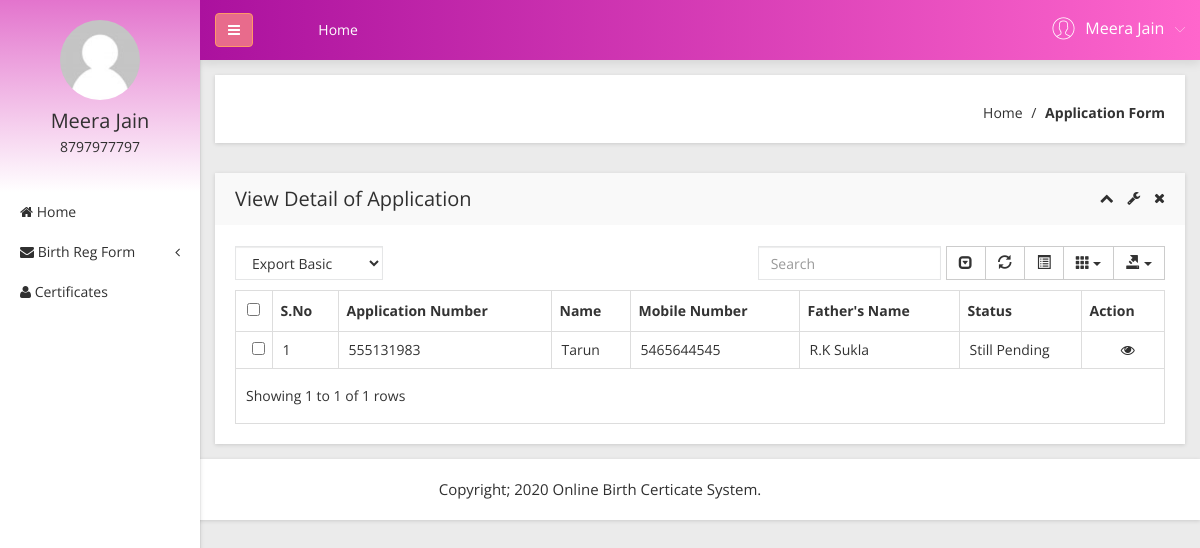
Screenshot of /obcs/user/view-birthregform.php (signed in) with the database file from the repository.
### tables this page shows
CREATE TABLE `tbluser` (
  `ID` int(10) NOT NULL,
  `FirstName` varchar(200) DEFAULT NULL,
  `LastName` varchar(200) DEFAULT NULL,
  `MobileNumber` bigint(10) DEFAULT NULL,
  `Address` mediumtext DEFAULT NULL,
  `Password` varchar(200) NOT NULL,
  `RegDate` timestamp NULL DEFAULT current_timestamp()
);

CREATE TABLE `tblapplication` (
  `ID` int(10) NOT NULL,
  `UserID` int(5) NOT NULL,
  `ApplicationID` varchar(200) DEFAULT NULL,
  `DateofBirth` varchar(200) DEFAULT NULL,
  `Gender` varchar(50) DEFAULT NULL,
  `FullName` varchar(200) DEFAULT NULL,
  `PlaceofBirth` varchar(200) DEFAULT NULL,
  `NameofFather` varchar(200) DEFAULT NULL,
  `PermanentAdd` mediumtext DEFAULT NULL,
  `PostalAdd` mediumtext DEFAULT NULL,
  `MobileNumber` bigint(10) DEFAULT NULL,
  `Email` varchar(200) DEFAULT NULL,
  `Dateofapply` timestamp NULL DEFAULT current_timestamp(),
  `Remark` varchar(200) DEFAULT NULL,
  `Status` varchar(50) DEFAULT NULL,
  `UpdationDate` timestamp NULL DEFAULT NULL ON UPDATE current_timestamp()
);

### obcs/user/view-birthregform.php (the view, shortened to what this page needs)
<?php
include('includes/dbconnection.php');
if (strlen($_SESSION['obcsuid']==0)) {
  header('location:logout.php');
  } else{
  ?>
<!doctype html>
<html class="no-js" lang="en">
<head>
    <link rel="stylesheet" href="css/bootstrap.min.css">
    <link rel="stylesheet" href="css/font-awesome.min.css">
    <link rel="stylesheet" href="css/adminpro-custon-icon.css">
    <link rel="stylesheet" href="css/meanmenu.min.css">
    <link rel="stylesheet" href="css/jquery.mCustomScrollbar.min.css">
    <link rel="stylesheet" href="css/animate.css">
    <link rel="stylesheet" href="css/data-table/bootstrap-table.css">
    <link rel="stylesheet" href="css/data-table/bootstrap-editable.css">
    <link rel="stylesheet" href="css/normalize.css">
    <link rel="stylesheet" href="css/c3.min.css">
    <link rel="stylesheet" href="style.css">
    <link rel="stylesheet" href="css/responsive.css">
</head>
<body class="materialdesign">
    <div class="wrapper-pro">
      <?php include_once('includes/sidebar.php');?>
        <?php include_once('includes/header.php');?>
            <div class="breadcome-area mg-b-30 small-dn">
                <div class="container-fluid">
                    <div class="row">
                        <div class="col-lg-12">
                            <div class="breadcome-list shadow-reset">
                                <div class="row">
                                    <div class="col-lg-12">
                                        <ul class="breadcome-menu">
                                            <li><a href="dashboard.php">Home</a> <span class="bread-slash">/</span>
                                            </li>
                                            <li><span class="bread-blod">Application Form</span>
                                            </li>
                                        </ul>
                                    </div>
                                </div>
                            </div>
                        </div>
                    </div>
                </div>
            </div>
            <div class="data-table-area mg-b-15">
                <div class="container-fluid">
                    <div class="row">
                        <div class="col-lg-12">
                            <div class="sparkline13-list shadow-reset">
                                <div class="sparkline13-hd">
                                    <div class="main-sparkline13-hd">
                                        <h1>View <span class="table-project-n">Detail of</span> Application</h1>
                                        <div class="sparkline13-outline-icon">
                                            <span class="sparkline13-collapse-link"><i class="fa fa-chevron-up"></i></span>
                                            <span><i class="fa fa-wrench"></i></span>
                                            <span class="sparkline13-collapse-close"><i class="fa fa-times"></i></span>
                                        </div>
                                    </div>
                                </div>
                                <div class="sparkline13-graph">
                                    <div class="datatable-dashv1-list custom-datatable-overright">
                                        <div id="toolbar">
                                            <select class="form-control">
                                                <option value="">Export Basic</option>
                                            </select>
                                        </div>
                                        <table id="table" data-toggle="table" data-pagination="true" data-search="true" data-show-columns="true" data-show-pagination-switch="true" data-show-refresh="true" data-key-events="true" data-show-toggle="true" data-resizable="true" data-cookie="true" data-cookie-id-table="saveId" data-show-export="true" data-click-to-select="true" data-toolbar="#toolbar">
                                            <thead>
                                                <tr>
                                                    <th>S.No</th>
                                                    <th>Application Number</th>
                                                    <th>Name</th>
                                                    <th >Mobile Number</th>
                                                    <th>Father's Name</th>
                                                    <th>Status</th>
                                                    <th data-field="action">Action</th>
                                                </tr>
                                            </thead>
                                            <tbody>
                                              <?php
                                            $uid= $_SESSION['obcsuid'];
$sql="SELECT * from tblapplication where UserID=:uid";
$query = $dbh -> prepare($sql);
$query-> bindParam(':uid', $uid, PDO::PARAM_STR);
$query->execute();
$results=$query->fetchAll(PDO::FETCH_OBJ);
$cnt=1;
if($query->rowCount() > 0)
{
foreach($results as $row)
{               ?>
                                                <tr>
                                                    <td><?php echo htmlentities($cnt);?></td>
                                                    <td><?php  echo htmlentities($row->ApplicationID);?></td>
                                                    <td><?php  echo htmlentities($row->FullName);?></td>
                                                   <td><?php  echo htmlentities($row->MobileNumber);?></td>
                                                    <td><?php  echo htmlentities($row->NameofFather);?></td>
                                                  <?php if($row->Status==""){ ?>
                     <td><?php echo "Still Pending"; ?></td>
<?php } else { ?>                  <td><?php  echo htmlentities($row->Status);?>
                  </td>
                  <?php } ?>
                                                    <td class="datatable-ct"><a href="view-application-detail.php?viewid=<?php echo htmlentities ($row->ID);?>"><i class="fa fa-eye" aria-hidden="true"></i></a>
                                                    </td>
                                                </tr>
                                             <?php $cnt=$cnt+1;}} ?>
                                            </tbody>
                                        </table>
                                    </div>
                                </div>
                            </div>
                        </div>
                    </div>
                </div>
            </div>
        </div>
    </div>
  <?php include_once('includes/footer.php');?>
</body>
</html><?php }  ?>

### obcs/user/includes/sidebar.php (shortened to what this page needs)
        <?php
include('includes/dbconnection.php');
if (strlen($_SESSION['obcsuid']==0)) {
  header('location:logout.php');
  } else{
  ?>
  <div class="left-sidebar-pro">
            <nav id="sidebar">
                <div class="sidebar-header">
                     <?php
$uid=$_SESSION['obcsuid'];
$sql="SELECT FirstName,LastName,MobileNumber from  tbluser where ID=:uid";
$query = $dbh -> prepare($sql);
$query->bindParam(':uid',$uid,PDO::PARAM_STR);
$query->execute();
$results=$query->fetchAll(PDO::FETCH_OBJ);
$cnt=1;
if($query->rowCount() > 0)
{
foreach($results as $row)
{               ?>
                    <a href="#"><img src="img/message/avatar.jpg" alt="" />
                    </a>
                    <h3><?php  echo $row->FirstName;?>  <?php  echo $row->LastName;?></h3>
                    <p><?php  echo $row->MobileNumber;?></p><?php $cnt=$cnt+1;}} ?>
                </div>
                <div class="left-custom-menu-adp-wrap">
                    <ul class="nav navbar-nav left-sidebar-menu-pro">
                        <li class="nav-item">
                            <a href="dashboard.php" role="button" aria-expanded="false"><i class="fa big-icon fa-home"></i> <span class="mini-dn">Home</span> </a>
                        </li>
                        <li class="nav-item"><a href="#" data-toggle="dropdown" role="button" aria-expanded="false" class="nav-link dropdown-toggle"><i class="fa big-icon fa-envelope"></i> <span class="mini-dn">Birth Reg Form</span> <span class="indicator-right-menu mini-dn"><i class="fa indicator-mn fa-angle-left"></i></span></a>
                        </li>
                       <li class="nav-item">
                            <a href="certificates-list.php" role="button" aria-expanded="false"><i class="fa big-icon fa-user"></i> <span class="mini-dn">Certificates</span> </a>
                        </li>
                    </ul>
                </div>
            </nav>
        </div><?php }  ?>

### obcs/user/includes/header.php (shortened to what this page needs)
       <?php
include('includes/dbconnection.php');
if (strlen($_SESSION['obcsuid']==0)) {
  header('location:logout.php');
  } else{
  ?>
 <div class="content-inner-all">
            <div class="header-top-area">
                <div class="fixed-header-top">
                    <div class="container-fluid">
                        <div class="row">
                            <div class="col-lg-1 col-md-6 col-sm-6 col-xs-12">
                                <button type="button" id="sidebarCollapse" class="btn bar-button-pro header-drl-controller-btn btn-info navbar-btn">
                                    <i class="fa fa-bars"></i>
                                </button>
                            </div>
                            <div class="col-lg-6 col-md-1 col-sm-1 col-xs-12">
                                <div class="header-top-menu tabl-d-n">
                                    <ul class="nav navbar-nav mai-top-nav">
                                        <li class="nav-item"><a href="dashboard.php" class="nav-link">Home</a>
                                        </li>
                                    </ul>
                                </div>
                            </div>
                            <div class="col-lg-5 col-md-5 col-sm-6 col-xs-12">
                                <div class="header-right-info">
                                    <ul class="nav navbar-nav mai-top-nav header-right-menu">
                                <?php
$uid=$_SESSION['obcsuid'];
$sql="SELECT FirstName,LastName,MobileNumber from  tbluser where ID=:uid";
$query = $dbh -> prepare($sql);
$query->bindParam(':uid',$uid,PDO::PARAM_STR);
$query->execute();
$results=$query->fetchAll(PDO::FETCH_OBJ);
$cnt=1;
if($query->rowCount() > 0)
{
foreach($results as $row)
{               ?>
                                        <li class="nav-item">
                                            <a href="#" data-toggle="dropdown" role="button" aria-expanded="false" class="nav-link dropdown-toggle">
                                                <span class="adminpro-icon adminpro-user-rounded header-riht-inf"></span>
                                                <span class="admin-name"><?php  echo $row->FirstName;?>  <?php  echo $row->LastName;?> </span>
                                                <span class="author-project-icon adminpro-icon adminpro-down-arrow"></span><?php $cnt=$cnt+1;}} ?>
                                            </a>
                                        </li>
                                    </ul>
                                </div>
                            </div>
                        </div>
                    </div>
                </div>
            </div><?php }  ?>

### rows the page displays
tbluser: FirstName "Meera", LastName "Jain", MobileNumber "8797977797"
tblapplication: ApplicationID "555131983", FullName "Tarun", MobileNumber "5465644545", NameofFather "R.K Sukla", shows "Still Pending"
